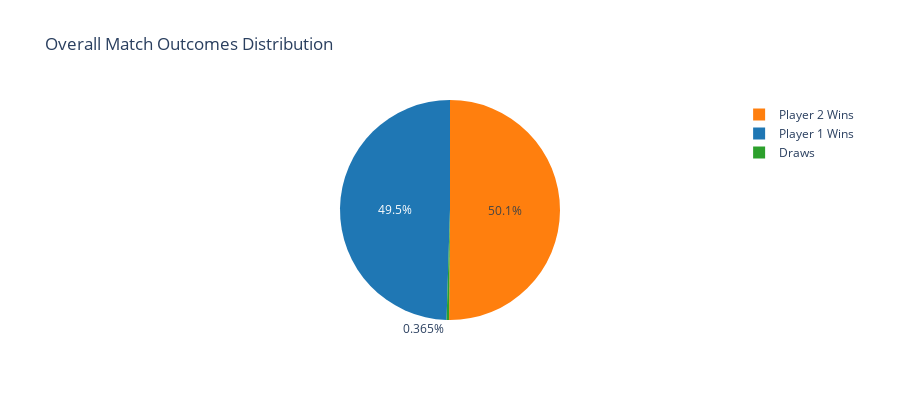

The notebook cell saved with this chart:
### Code cell
# Match outcomes pie chart
fig = go.Figure(
    data=[
        go.Pie(
            labels=["Player 1 Wins", "Player 2 Wins", "Draws"],
            values=[total_p1_wins, total_p2_wins, total_draws],
            marker_colors=["#1f77b4", "#ff7f0e", "#2ca02c"],
        )
    ]
)

fig.update_layout(title="Overall Match Outcomes Distribution", height=400)
fig.show()

### Figure 1 — Plotly figure (JSON) as saved in the notebook; plotly's stock layout.template omitted (floating-point values rounded to 4 significant figures)
{"data": [{"labels": ["Player 1 Wins", "Player 2 Wins", "Draws"], "marker": {"colors": ["#1f77b4", "#ff7f0e", "#2ca02c"]}, "type": "pie", "values": [2579, 2612, 19]}], "layout": {"height": 400, "title": {"text": "Overall Match Outcomes Distribution"}}}
